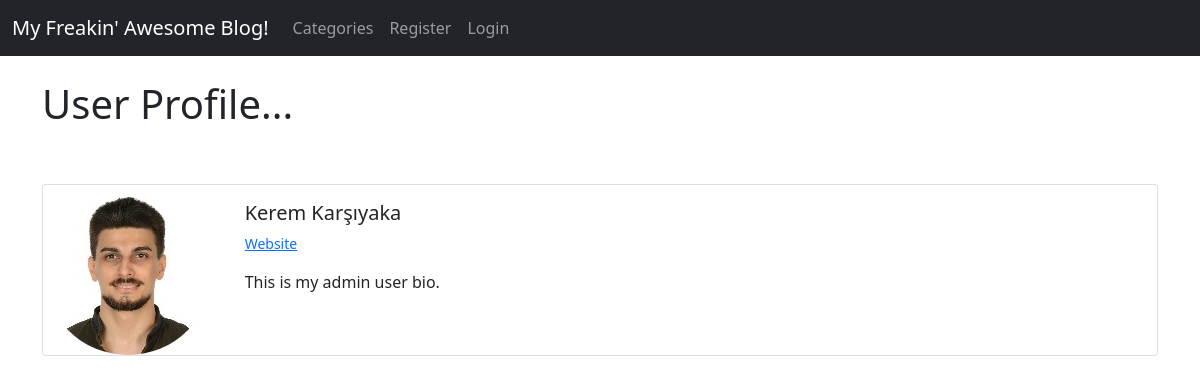
/members/1/profile/, run on the app's committed database.
### theblog/models.py (models this page shows, shortened)
class Profile(models.Model):
	user = models.OneToOneField(User, null=True, on_delete=models.CASCADE)
	bio = models.TextField()
	profile_pic = models.ImageField(null=True, blank=True, upload_to="images/profile/")
	website_url = models.CharField(max_length=255, null=True, blank=True)
	facebook_url = models.CharField(max_length=255, null=True, blank=True)
	twitter_url = models.CharField(max_length=255, null=True, blank=True)
	instagram_url = models.CharField(max_length=255, null=True, blank=True)
	pinterest_url = models.CharField(max_length=255, null=True, blank=True)

### members/views.py (the view)
# urls.py: path('<int:pk>/profile/', ShowProfilePageView.as_view(), name='show_profile_page'),
class ShowProfilePageView(DetailView):
	model = Profile
	template_name = 'registration/user_profile.html'
	def get_context_data(self, *args, **kwargs):
		context = super(ShowProfilePageView, self).get_context_data(*args, **kwargs)
		page_user = get_object_or_404(Profile, id=self.kwargs['pk'])
		context["page_user"] = page_user
		return context

### members/templates/registration/user_profile.html (shortened to what this page needs)
{% extends 'base.html' %}
{% load static %}
{% block content %}
<h1>User Profile...</h1>
<br><br>
<div class="card mb-3">
  <div class="row g-0">
    <div class="col-md-2">
{% if page_user.profile_pic %}
      <img src="{{ page_user.profile_pic.url }}" class="img-fluid rounded-circle">
{% else %}
			<img src="{% static 'theblog/images/default_pp.jpg' %}" class="img-fluid rounded-circle">
{% endif %}
    </div>
    <div class="col-md-10">
      <div class="card-body">
        <h5 class="card-title">
		      {{ page_user.user.first_name }}
			    {{ page_user.user.last_name }}
				</h5>
		<p class="small text-muted">
			{% if page_user.website_url %}
				 <a href="{{ page_user.website_url }}"> Website</a>
			{% endif %}
		</p>
        <p class="card-text">
        	{{ page_user.bio }}
        </p>
      </div>
    </div>
  </div>
</div>
{% endblock %}

### data on the page
Profile: profile_pic (picture), user.first_name "Kerem", user.last_name "Karşıyaka", bio "This is my admin user bio."
